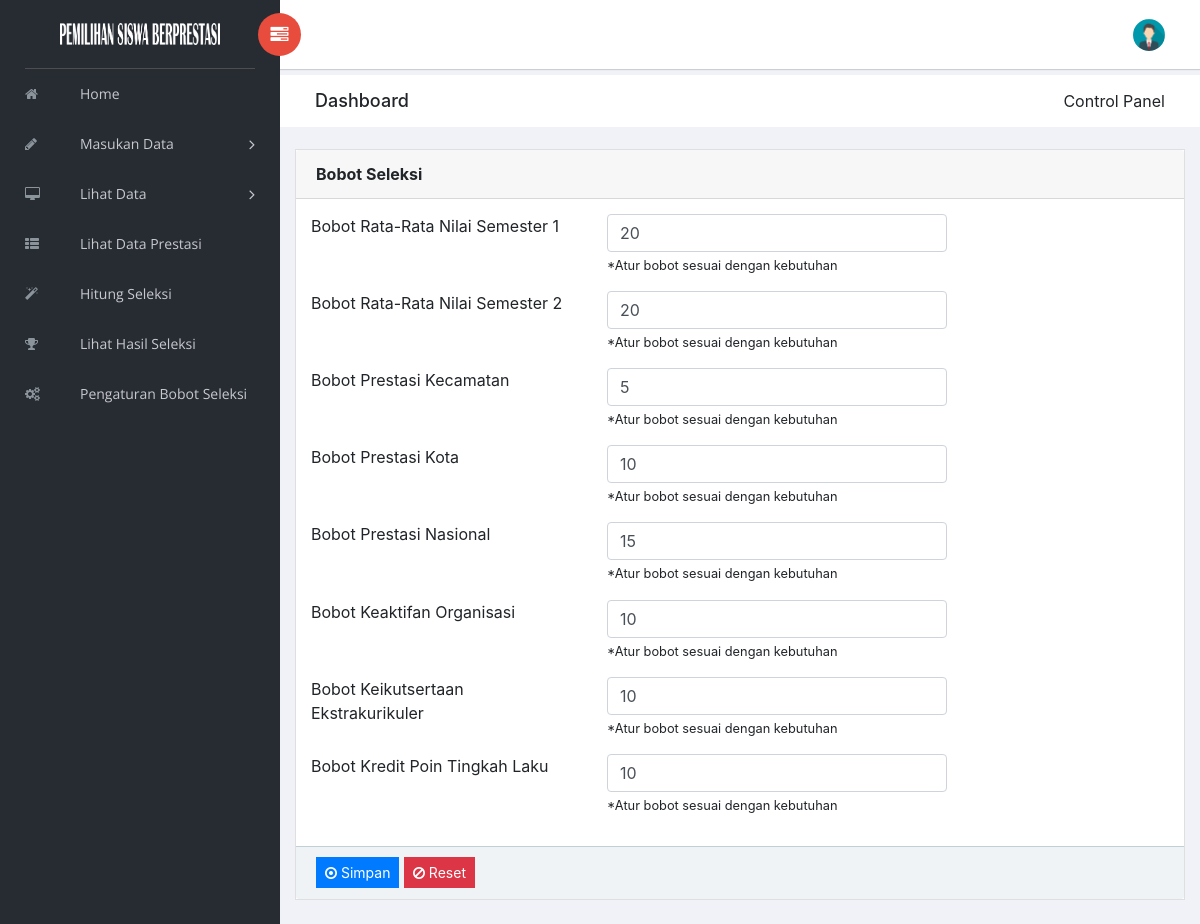
/index.php?page=bobot (signed in), run on the app's committed database.
### tables this page shows
CREATE TABLE IF NOT EXISTS `user` (
`id_user` int(255) NOT NULL,
  `username` varchar(255) NOT NULL,
  `password` varchar(255) NOT NULL,
  `status` enum('aktif','nonaktif') NOT NULL,
  `image` varchar(255) DEFAULT NULL,
  `id_level` smallint(2) NOT NULL
);

CREATE TABLE IF NOT EXISTS `bobot` (
`id_bobot` int(2) NOT NULL,
  `kriteria` varchar(255) NOT NULL,
  `bobot` float NOT NULL,
  `kepentingan` enum('benefit','cost') NOT NULL
);

### index.php (called while the page is built, shortened)
<?php
    require 'views/head.php';
    require 'views/nav.php';
    require 'views/header.php';
    require 'views/footer.php';
?>

### views/bobot.php (the view, shortened to what this page needs)
<?php
if ($_SESSION['login'] == 1) {
    $bobotQuery = mysql_query("SELECT * FROM bobot");
?>
        <div class="content mt-3">
            <div class="animated fadeIn">
                <div class="row">
                    <div class="col-md-12">
                        <div class="card">
                            <div class="card-header">
                                <strong>Bobot Seleksi</strong>
                            </div>
                            <form action="systems/bobot.php" method="post" enctype="multipart/form-data" class="form-horizontal">
                                <div class="card-body card-block">
                                    <?php
                                    while ($bobot = mysql_fetch_array($bobotQuery)) {
                                    ?>
                                        <div class="row form-group">
                                            <div class="col col-md-4"><label for="text-input" class=" form-control-label"><?php echo 'Bobot '.$bobot['kriteria']; ?></label></div>
                                            <div class="col-12 col-md-5"><input type="number" id="text-input" name="<?php echo $bobot['id_bobot']; ?>" value="<?php echo $bobot['bobot']; ?>" placeholder="<?php echo 'Masukan Bobot '.$bobot['kriteria']; ?>" class="form-control"><small class="help-block form-text">*Atur bobot sesuai dengan kebutuhan</small></div>
                                        </div>
                                    <?php
                                    }
                                    ?>
                                </div>
                                <div class="card-footer">
                                    <button type="submit" class="btn btn-primary btn-sm">
                                        <i class="fa fa-dot-circle-o"></i> Simpan
                                    </button>
                                    <button type="reset" class="btn btn-danger btn-sm">
                                        <i class="fa fa-ban"></i> Reset
                                    </button>
                                </div>
                            </form>
                        </div>
                    </div>
                </div>
            </div>
        </div>
    </div>
<?php
} else {
    include '404.php';
}
?>

### views/header.php (shortened to what this page needs)
<div id="right-panel" class="right-panel">
    <header id="header" class="header">
        <div class="header-menu">
            <div class="col-sm-7">
                <a id="menuToggle" class="menutoggle pull-left"><i class="fa fa fa-tasks"></i></a>
            </div>
            <div class="col-sm-5">
                <div class="user-area dropdown float-right">
                    <a href="#" class="dropdown-toggle" data-toggle="dropdown" aria-haspopup="true" aria-expanded="false">
                        <?php
                        $image = mysql_fetch_array(mysql_query("SELECT image FROM user WHERE id_user='$_SESSION[id_user]'"));
                        if ($_SESSION['login'] == 1) {
                        ?>
                            <img class="user-avatar rounded-circle" src="images/admin/<?php echo $image['image']; ?>" alt="User Avatar">
                        <?php
                        }else if ($_SESSION['login'] == 2) {
                        ?>
                            <img class="user-avatar rounded-circle" src="images/guru/<?php echo $image['image']; ?>" alt="User Avatar">
                        <?php
                        }else if ($_SESSION['login'] == 3) {
                        ?>
                            <img class="user-avatar rounded-circle" src="images/siswa/<?php echo $image['image']; ?>" alt="User Avatar">
                        <?php
                        }else if ($_SESSION['login'] == 4) {
                        ?>
                            <img class="user-avatar rounded-circle" src="images/kepsek/<?php echo $image['image']; ?>" alt="User Avatar">
                        <?php
                        }
                        ?>
                    </a>
                </div>
            </div>
        </div>
    </header>
    <div class="breadcrumbs">
        <div class="col-sm-4">
            <div class="page-header float-left">
                <div class="page-title">
                    <h1>Dashboard</h1>
                </div>
            </div>
        </div>
        <div class="col-sm-8">
            <div class="page-header float-right">
                <div class="page-title">
                    <ol class="breadcrumb text-right">
                        <li class="active">Control Panel</li>
                    </ol>
                </div>
            </div>
        </div>
    </div>
    <?php
    if  (isset($_GET['page'])) {
        $page = $_GET['page'];
        if(file_exists('views/'.$page.'.php')){
            include 'views/'.$page.'.php';
        } else {
            include 'views/404.php';
        }
    } else {
        include 'views/home.php';
    }
    ?>

### data on the page
user: image (picture)
bobot: kriteria "Rata-Rata Nilai Semester 1", bobot "20"
bobot: kriteria "Rata-Rata Nilai Semester 2", bobot "20"
bobot: kriteria "Prestasi Kecamatan", bobot "5"
bobot: kriteria "Prestasi Kota", bobot "10"
bobot: kriteria "Prestasi Nasional", bobot "15"
bobot: kriteria "Keaktifan Organisasi", bobot "10"
bobot: kriteria "Keikutsertaan Ekstrakurikuler", bobot "10"
bobot: kriteria "Kredit Poin Tingkah Laku", bobot "10"
